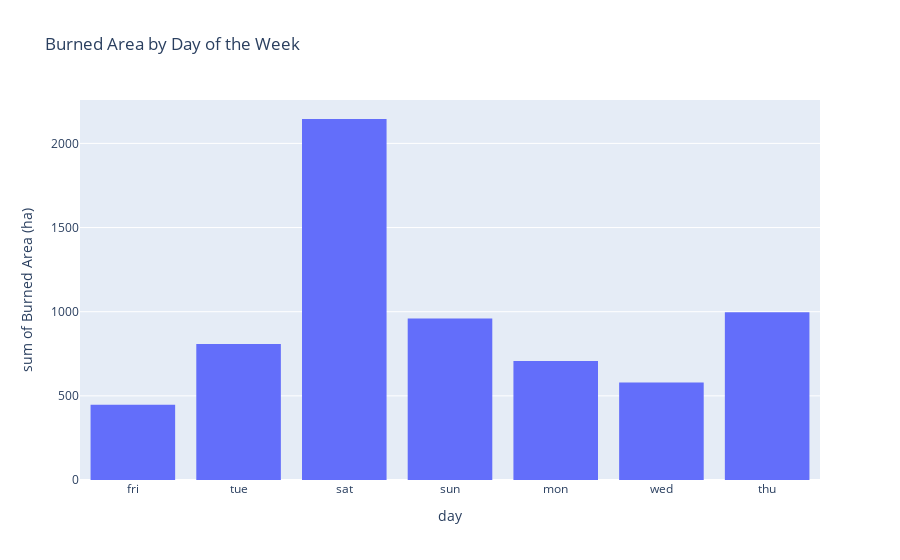

The notebook cell this image was saved under:
### Code cell
fig = px.histogram(df, x='day', y='area', title='Burned Area by Day of the Week',
              labels={'area': 'Burned Area (ha)'})
fig.show()

### Figure 1 — Plotly figure (JSON) as saved in the notebook; plotly's stock layout.template omitted (floating-point values rounded to 4 significant figures; data arrays with more than 128 entries replaced by an {"elided": "..."} marker saying what was removed)
{"data": [{"bingroup": "x", "histfunc": "sum", "hovertemplate": "day=%{x}<br>sum of Burned Area (ha)=%{y}<extra></extra>", "legendgroup": "", "marker": {"color": "#636efa", "pattern": {"shape": ""}}, "name": "", "orientation": "v", "showlegend": false, "type": "histogram", "x": {"elided": "517 str values"}, "xaxis": "x", "y": {"elided": "517 float values"}, "yaxis": "y"}], "layout": {"barmode": "relative", "legend": {"tracegroupgap": 0}, "title": {"text": "Burned Area by Day of the Week"}, "xaxis": {"anchor": "y", "domain": [0, 1], "title": {"text": "day"}}, "yaxis": {"anchor": "x", "domain": [0, 1], "title": {"text": "sum of Burned Area (ha)"}}}}
